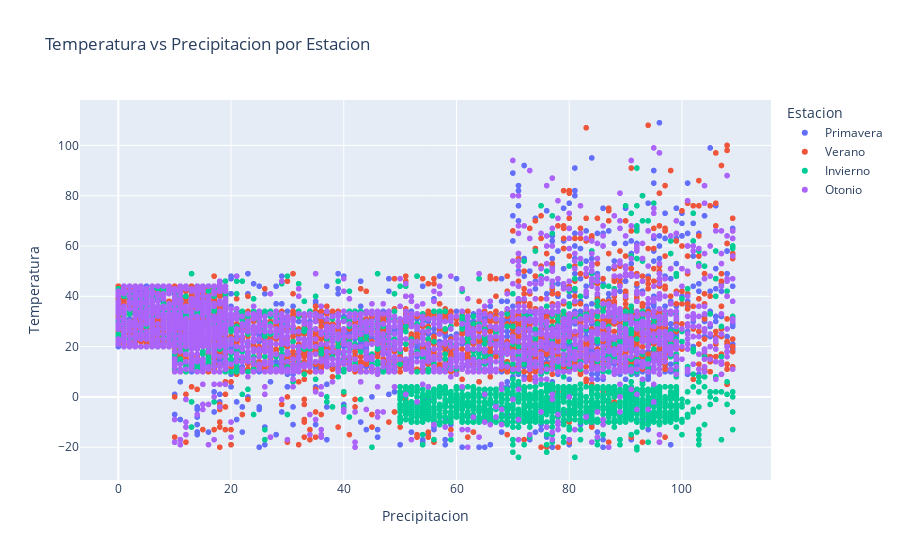

Here is the notebook cell this chart was saved with:
### Markdown cell above
Resulta interesante comparar las temperaturas y precipitaciones en cada estación del año.

### Code cell
px.scatter(df_renamed, x='Precipitacion', y='Temperatura', color='Estacion', title='Temperatura vs Precipitacion por Estacion')

### Figure 1 — Plotly figure (JSON) as saved in the notebook; plotly's stock layout.template omitted (floating-point values rounded to 4 significant figures; data arrays with more than 128 entries replaced by an {"elided": "..."} marker saying what was removed)
{"data": [{"hovertemplate": "Estacion=Primavera<br>Precipitacion=%{x}<br>Temperatura=%{y}<extra></extra>", "legendgroup": "Primavera", "marker": {"color": "#636efa", "symbol": "circle"}, "mode": "markers", "name": "Primavera", "showlegend": true, "type": "scattergl", "x": {"elided": "2598 int values"}, "xaxis": "x", "y": {"elided": "2598 int values"}, "yaxis": "y"}, {"hovertemplate": "Estacion=Verano<br>Precipitacion=%{x}<br>Temperatura=%{y}<extra></extra>", "legendgroup": "Verano", "marker": {"color": "#EF553B", "symbol": "circle"}, "mode": "markers", "name": "Verano", "showlegend": true, "type": "scattergl", "x": {"elided": "2492 int values"}, "xaxis": "x", "y": {"elided": "2492 int values"}, "yaxis": "y"}, {"hovertemplate": "Estacion=Invierno<br>Precipitacion=%{x}<br>Temperatura=%{y}<extra></extra>", "legendgroup": "Invierno", "marker": {"color": "#00cc96", "symbol": "circle"}, "mode": "markers", "name": "Invierno", "showlegend": true, "type": "scattergl", "x": {"elided": "2500 int values"}, "xaxis": "x", "y": {"elided": "2500 int values"}, "yaxis": "y"}, {"hovertemplate": "Estacion=Otonio<br>Precipitacion=%{x}<br>Temperatura=%{y}<extra></extra>", "legendgroup": "Otonio", "marker": {"color": "#ab63fa", "symbol": "circle"}, "mode": "markers", "name": "Otonio", "showlegend": true, "type": "scattergl", "x": {"elided": "2500 int values"}, "xaxis": "x", "y": {"elided": "2500 int values"}, "yaxis": "y"}], "layout": {"legend": {"title": {"text": "Estacion"}, "tracegroupgap": 0}, "title": {"text": "Temperatura vs Precipitacion por Estacion"}, "xaxis": {"anchor": "y", "domain": [0, 1], "title": {"text": "Precipitacion"}}, "yaxis": {"anchor": "x", "domain": [0, 1], "title": {"text": "Temperatura"}}}}
